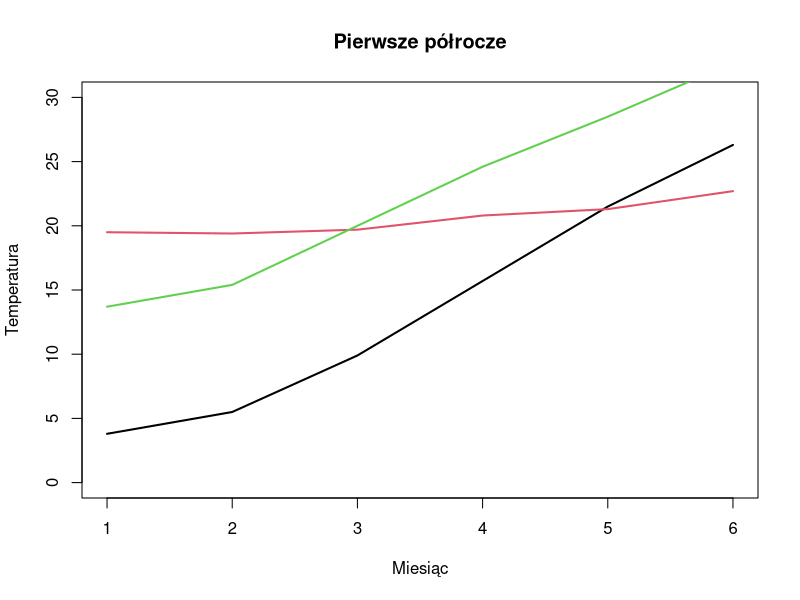

The R script that drew this image:
ny <- c(3.8, 5.5, 9.9, 15.7, 21.5, 26.3)
la <- c(19.5, 19.4, 19.7, 20.8, 21.3, 22.7)
fw <- c(13.7, 15.4, 20.0, 24.6, 28.5, 32.7)

m <- 1:6

plot(0, 0, xlim = c(1, 6), ylim = c(0, 30), main = "Pierwsze półrocze",
     ylab = "Temperatura", xlab = "Miesiąc")

lines(m, ny, col = 1, lwd = 2)
lines(m, la, col = 2, lwd = 2)
lines(m, fw, col = 3, lwd = 2)
